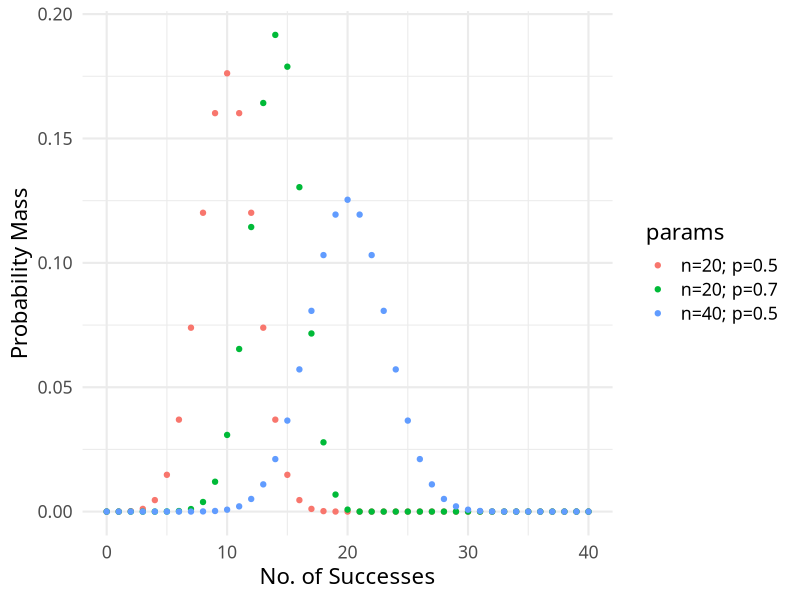
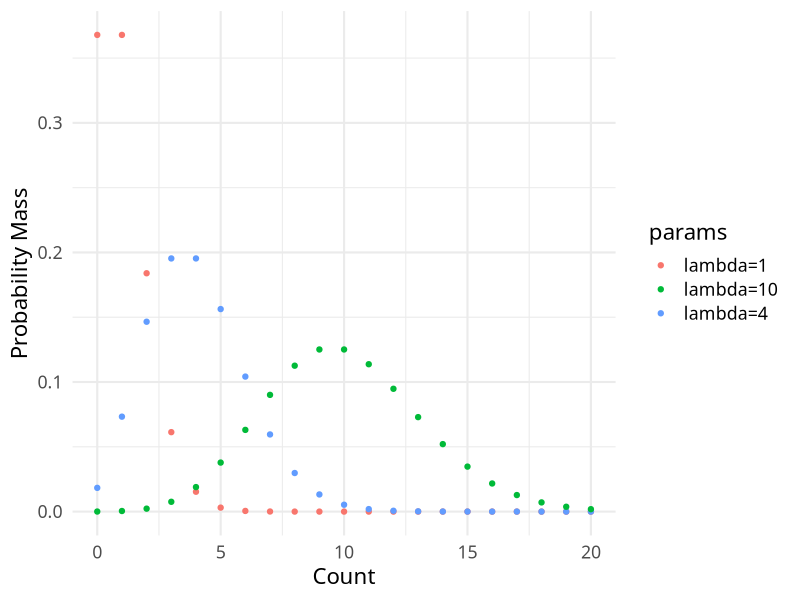

Reproduce these figures in R, in order. (Note: this script raises an error after producing the figures.)
## ---- chunk 1
options(htmltools.dir.version = FALSE)
knitr::opts_chunk$set(cache = TRUE, dev = 'svg', echo = TRUE, message = FALSE, warning = FALSE,
                      fig.height = 6, fig.width = 1.777777 * 6)

library('here')
library('mgcv')
library('ggplot2')
library('purrr')
library("tibble")
library('patchwork')
library('tidyr')
library('readr')
library('dplyr')
## plot defaults
theme_set(theme_minimal(base_size = 16, base_family = 'Fira Sans'))

## ---- chunk 2
dbinom(x = 7, size = 10, prob = 0.7)
## ---- chunk 3
## Binomial Probability mass function
s <- seq(0, 40, by = 1)
n <- rep(c(20,20,40), each = length(s))
binom.pmf <- data.frame(x = rep(s, 3),
                        n = rep(c(20,20,40), each = length(s)),
                        p = rep(c(0.5, 0.7, 0.5), each = length(s)))
binom.pmf <- transform(binom.pmf,
                       pmf = dbinom(x, size = n, prob = p),
                       params = paste("n=", n, "; p=", p, sep = ""))

plt.binom <- ggplot(binom.pmf, aes(x = x, y = pmf, colour = params)) +
    geom_point() + labs(y = "Probability Mass", x = "No. of Successes")
plt.binom
## ---- chunk 4
s <- seq(0, 20, by = 1)
poisson.pmf <- data.frame(x = rep(s, 3),
                          lambda = rep(c(1,4,10), each = length(s)))
poisson.pmf <- transform(poisson.pmf,
                         pmf = dpois(x, lambda = lambda),
                         params = paste("lambda=", lambda, sep = ""))

plt.poisson <- ggplot(poisson.pmf, aes(x = x, y = pmf, colour = params)) +
    geom_point() + labs(y = "Probability Mass", x = "Count")
plt.poisson
## ---- chunk 5
wasp <- read_csv(here("data", "darlingtonia.csv"), comment = "#",
                 col_types = "dl")
## ---- chunk 6
m <- glm(visited ~ leafHeight, data = wasp, family = binomial)
m
## ---- chunk 7
summary(m)
## ---- chunk 8

## ---- chunk 9
knitr::kable(round(summary(m)$coefficients, 4), format = "pipe")
## ---- chunk 10
maddy <- read_csv(here("data", "maddy-peat.csv"), col_types = "cdddddd")
maddy <- mutate(maddy, midDepth = upperDepth - (0.5 * abs(upperDepth - lowerDepth)),
                calMid = calUpper - (0.5 * abs(calUpper - calLower)))
maddy
## ---- chunk 11

## ---- chunk 12
m_gamma <- glm(calMid ~ midDepth, data = maddy, family = Gamma(link = "identity"))
summary(m_gamma)
## ---- chunk 13

## ---- chunk 14

## ---- chunk 15
library("patchwork")
p1 + p2
## ---- chunk 16
moth <- readr::read_csv("../data/uefunex.csv")
## ---- chunk 17
moth |>
    group_by(treatment) |>
    summarise(n = n(), mean = mean(parasitoid), median = median(parasitoid),
        sd = sd(parasitoid))
## ---- chunk 18
moth |>
    ggplot(aes(x = treatment, y = parasitoid)) +
    geom_violin(aes(fill = treatment))
## ---- chunk 19
moth |>
    ggplot(aes(x = treatment, y = parasitoid)) +
    geom_violin(aes(fill = treatment)) +
    scale_y_sqrt()
## ---- chunk 20
# install.packages("ggforce")
moth |>
    ggplot(aes(x = treatment, y = parasitoid)) +
    geom_violin(aes(fill = treatment)) +
    scale_y_continuous(trans = ggforce::power_trans((1/4)))
## ---- chunk 21
moth_glm1 <- glm(parasitoid ~ moth + treatment + moth:treatment,
    family = poisson, data = moth)
## ---- chunk 22
summary(moth_glm1)
## ---- chunk 23
anova(moth_glm1, test = "LRT")
## ---- chunk 24

## ---- chunk 25

## ---- chunk 26
presid <- resid(moth_glm1, type = "pearson")
n <- nrow(moth)
params <- length(coef(moth_glm1))
disp <- sum(presid^2) / (n - params)
disp
## ---- chunk 27
moth_glm2 <- glm(parasitoid ~ moth + treatment + moth:treatment,
    family = quasipoisson, data = moth)

summary(moth_glm2)
## ---- chunk 28
library("mgcv")
moth_glm3 <- gam(parasitoid ~ moth + treatment + moth * treatment,
    family = nb(), method = "ML", data = moth)
summary(moth_glm3)
## ---- chunk 29
coffee <- readr::read_csv("../data/caudill.csv")
## ---- chunk 30
coffee <- coffee |>
    dplyr::filter(habitat != "Forest")
## ---- chunk 31
coffee_glm <- glm(specdens_small ~ canopy + midstrata + lowstrata + groundcov +
        treerichness + treeheight + coffeeheight,
    data = coffee, family = poisson)
summary(coffee_glm)
## ---- chunk 32
gnu <- readr::read_csv("../data/sinclair.csv")
## ---- chunk 33
xtabs(gnus ~ death + sex + marrow, data = gnu)
## ---- chunk 34
gnu_glm1 <- glm(gnus ~ death * sex * marrow,
    data = gnu, family = poisson)
## ---- chunk 35
anova(gnu_glm1, test = "Chisq")
## ---- chunk 36
drop1(gnu_glm1)
## ---- chunk 37
gnu_glm2 <- glm(gnus ~ death + sex + marrow +
        death:sex + death:marrow + sex:marrow,
    data = gnu, family = poisson)

anova(gnu_glm1, gnu_glm2, test = "LRT")
## ---- chunk 38
gnu_glm2 <- glm(gnus ~ death + sex + marrow +
        death:sex + death:marrow + sex:marrow,
    data = gnu, family = poisson)
## ---- chunk 39
gnu_glm2a <- glm(gnus ~ (death + sex + marrow)^2,
    data = gnu, family = poisson)

all.equal(coef(gnu_glm2), coef(gnu_glm2a))
## ---- chunk 40
knitr::include_graphics("resources/slider-switch-annotated-80.jpg")
## ---- chunk 41
# install.packages("palmerpenguins")
library("palmerpenguins")
library("tidyr")
penguins <- penguins |> drop_na()

model_slider <- lm(body_mass_g ~ flipper_length_mm, data = penguins)
model_switch <- lm(body_mass_g ~ species, data = penguins)
## ---- chunk 42
library("broom")
tidy(model_slider)
tidy(model_switch)
## ---- chunk 43
tidy(model_slider)
## ---- chunk 44
tidy(model_switch)
## ---- chunk 45
knitr::include_graphics("resources/mixer-board-annotated-80.jpg")
## ---- chunk 46
model_mixer <- lm(body_mass_g ~ flipper_length_mm + bill_depth_mm + species + sex,
                  data = penguins)
tidy(model_mixer)
## ---- chunk 47
broom::tidy(gnu_glm1)
## ---- chunk 48
gnu
## ---- chunk 49
gnu_glm1 |> slopes(variable = "death") 
## ---- chunk 50
(df_predation <- datagridcf(model = gnu_glm1, death = "Predation"))
## ---- chunk 51
(df_other <- datagridcf(model = gnu_glm1, death = "Other"))
## ---- chunk 52
p_predation <- predict(gnu_glm1, newdata = df_predation, type = "response")
p_other <- predict(gnu_glm1, newdata = df_other, type = "response")

p_predation
p_other
## ---- chunk 53
p_predation - p_other
## ---- chunk 54
mean(p_predation - p_other)
## ---- chunk 55
gnu_glm1 |> avg_slopes(variable = "death")
## ---- chunk 56
gnu_glm1 |> avg_comparisons(variables = "death")
## ---- chunk 57
gnu_glm1 |> comparisons(variable = "death")
## ---- chunk 58
gnu_glm1 |> avg_slopes()
## ---- chunk 59
gnu_glm1 |> avg_predictions(newdata = "mean", variable = "death")
gnu_glm1 |> avg_comparisons(newdata = "mean", variable = "death")
## ---- chunk 60
datagrid(model = gnu_glm1, death = c("Predation", "Other"))
## ---- chunk 61
gnu_glm1 |> avg_comparisons(newdata = "mean", variable = "death", by = c("sex", "marrow"))
gnu_glm1 |> avg_comparisons(variable = "death", by = c("sex", "marrow"))
## ---- chunk 62
gnu_glm1 |> avg_comparisons(variables = list(marrow = "pairwise"))
## ---- chunk 63
gnu_glm1 |> avg_comparisons(variables = list(marrow = "pairwise"))
## ---- chunk 64
gnu_glm1 |> avg_comparisons(variables = list(marrow = "pairwise"), by = "sex")
## ---- chunk 65
gnu_glm1 |> avg_comparisons(variables = list(marrow = "pairwise"), by = c("sex", "death"))
## ---- chunk 66
gnu_glm1 |> avg_comparisons(variables = list(marrow = "pairwise"),
    by = c("sex", "death"), p_adjust = "fdr")
## ---- chunk 67
X <- rep(1:10, times = 3)
y <- rep(c(3,10,20), each = 10) + (1.2 * X)
Xy <- data.frame(y = y, X = X, group = rep(paste("Site", 1:3), each = 10))


X2 <- rep(1:10, times = 3)
y2 <- rep(c(1,3,6.5), each = 10) + (rep(c(0.5, 1, 2.5), each = 10) * X)
Xy2 <- data.frame(y = y2, X = X2, group = rep(paste("Site", 1:3), each = 10))

ylim <- range(Xy$y, Xy2$y)
layout(matrix(1:2, ncol = 2))
op <- par(mar = c(5,4,5,2) + 0.1)
plot(y ~ X, data = Xy, type = "n", ylim = ylim,
     main = "Random intercepts")
for (i in 1:3) {
    lines(y ~ X, data = Xy, subset = group == paste("Site", i))
}
plot(y ~ X, data = Xy, type = "n", ylim = ylim,
     main = "Random slopes & intercepts")
for (i in 1:3) {
    lines(y ~ X, data = Xy2, subset = group == paste("Site", i))
}
par(op)
layout(1)
## ---- chunk 68
data(ChickWeight)
glimpse(ChickWeight)
## ---- chunk 69
ChickWeight |>
  ggplot(aes(x = Time, y = weight, group = Chick)) +
  geom_line(alpha = 0.7) +
  ylim(0, NA) +
  facet_wrap(~ Diet, labeller = label_both)
## ---- chunk 70
library("lme4")
chick_lmm1 <- lmer(weight ~ 1 + Time + (1 + Time | Chick),
  data = ChickWeight)
## ---- chunk 71
summary(chick_lmm1)
## ---- chunk 72

## ---- chunk 73

## ---- chunk 74
chick_lmm2 <- lmer(weight ~ 1 + Time + Diet + Time:Diet + (1 + Time | Chick),
  data = ChickWeight)
## ---- chunk 75
summary(chick_lmm2)
## ---- chunk 76

## ---- chunk 77

